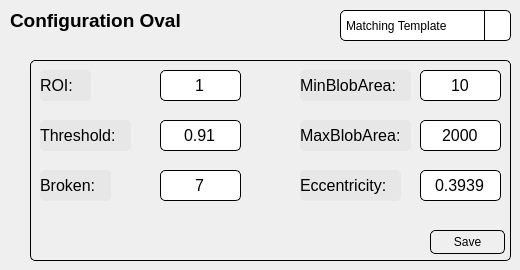
       <widget class="QWidget" name="page_0">
        <widget class="QComboBox" name="comboBox_oval">
         <property name="geometry">
          <rect>
           <x>340</x>
           <y>10</y>
           <width>171</width>
           <height>31</height>
          </rect>
         </property>
         <property name="styleSheet">
          <string notr="true">QComboBox {
                border: 1px solid ;
                border-radius: 5px;
                padding: 5px;
                min-width: 6em;
                background-color: none;
            }

            QComboBox:hover {
                background-color: #cae1ff;
    			border: 1px solid #0066cc; /* Blue border for button hover */
            }

            QComboBox::drop-down {
                subcontrol-origin: padding;
                subcontrol-position: top right;
                width: 25px;
                border-left: 1px solid;
                border-top-right-radius: 3px;
                border-bottom-right-radius: 3px;
            }

            QComboBox::down-arrow {
				image: url(D:/Pharma3/icon/icons8-arrow-down);
                width: 14px;
                height: 14px;
				margin-top: 2px;    
            }

          </string>
         </property>
         <item>
          <property name="text">
           <string>Matching Template</string>
          </property>
         </item>
         <item>
          <property name="text">
           <string>Check Crack</string>
          </property>
         </item>
         <item>
          <property name="text">
           <string>Check Blob</string>
          </property>
         </item>
         <item>
          <property name="text">
           <string>Check Oval</string>
          </property>
         </item>
         <item>
          <property name="text">
           <string>Final</string>
          </property>
         </item>
        </widget>
        <widget class="QLabel" name="label_3">
         <property name="geometry">
          <rect>
           <x>10</x>
           <y>0</y>
           <width>191</width>
           <height>41</height>
          </rect>
         </property>
         <property name="font">
          <font>
           <pointsize>14</pointsize>
           <bold>true</bold>
          </font>
         </property>
         <property name="styleSheet">
          <string notr="true">background-color: none;
color: rgb(0, 0, 0);
border: none;</string>
         </property>
         <property name="text">
          <string>Configuration Oval</string>
         </property>
         <property name="alignment">
          <set>Qt::AlignLeading|Qt::AlignLeft|Qt::AlignVCenter</set>
         </property>
        </widget>
        <widget class="QWidget" name="widget_0" native="true">
         <property name="geometry">
          <rect>
           <x>30</x>
           <y>60</y>
           <width>481</width>
           <height>201</height>
          </rect>
         </property>
         <property name="styleSheet">
          <string notr="true">border-radius: 5px;
border: 0.5px solid rgb(0, 0, 0)</string>
         </property>
         <widget class="QLineEdit" name="Eccentricity_0">
          <property name="enabled">
           <bool>true</bool>
          </property>
          <property name="geometry">
           <rect>
            <x>390</x>
            <y>110</y>
            <width>81</width>
            <height>31</height>
           </rect>
          </property>
          <property name="font">
           <font>
            <pointsize>12</pointsize>
            <bold>false</bold>
           </font>
          </property>
          <property name="styleSheet">
           <string notr="true">border: 1px solid rgb(0, 0, 0);</string>
          </property>
          <property name="text">
           <string>0.3939</string>
          </property>
          <property name="alignment">
           <set>Qt::AlignCenter</set>
          </property>
         </widget>
         <widget class="QLineEdit" name="Threshold_0">
          <property name="enabled">
           <bool>true</bool>
          </property>
          <property name="geometry">
           <rect>
            <x>130</x>
            <y>60</y>
            <width>81</width>
            <height>31</height>
           </rect>
          </property>
          <property name="font">
           <font>
            <pointsize>12</pointsize>
            <bold>false</bold>
           </font>
          </property>
          <property name="styleSheet">
           <string notr="true">border: 1px solid rgb(0, 0, 0);</string>
          </property>
          <property name="text">
           <string>0.91</string>
          </property>
          <property name="alignment">
           <set>Qt::AlignCenter</set>
          </property>
         </widget>
         <widget class="QLabel" name="label_17">
          <property name="geometry">
           <rect>
            <x>10</x>
            <y>60</y>
            <width>91</width>
            <height>31</height>
           </rect>
          </property>
          <property name="font">
           <font>
            <pointsize>12</pointsize>
            <bold>false</bold>
           </font>
          </property>
          <property name="styleSheet">
           <string notr="true">border: none;
background-color: #e7e7e7;
color: rgb(0, 0, 0);</string>
          </property>
          <property name="text">
           <string>Threshold:</string>
          </property>
         </widget>
         <widget class="QLabel" name="label_16">
          <property name="geometry">
           <rect>
            <x>10</x>
            <y>110</y>
            <width>71</width>
            <height>31</height>
           </rect>
          </property>
          <property name="font">
           <font>
            <pointsize>12</pointsize>
            <bold>false</bold>
           </font>
          </property>
          <property name="styleSheet">
           <string notr="true">border: none;
background-color: #e7e7e7;
color: rgb(0, 0, 0);</string>
          </property>
          <property name="text">
           <string>Broken:</string>
          </property>
         </widget>
         <widget class="QLineEdit" name="Broken_0">
          <property name="enabled">
           <bool>true</bool>
          </property>
          <property name="geometry">
           <rect>
            <x>130</x>
            <y>110</y>
            <width>81</width>
            <height>31</height>
           </rect>
          </property>
          <property name="font">
           <font>
            <pointsize>12</pointsize>
            <bold>false</bold>
           </font>
          </property>
          <property name="styleSheet">
           <string notr="true">border: 1px solid rgb(0, 0, 0);</string>
          </property>
          <property name="text">
           <string>7</string>
          </property>
          <property name="alignment">
           <set>Qt::AlignCenter</set>
          </property>
         </widget>
         <widget class="QLabel" name="label_19">
          <property name="geometry">
           <rect>
            <x>270</x>
            <y>110</y>
            <width>101</width>
            <height>31</height>
           </rect>
          </property>
          <property name="font">
           <font>
            <pointsize>12</pointsize>
            <bold>false</bold>
           </font>
          </property>
          <property name="styleSheet">
           <string notr="true">border: none;
background-color: #e7e7e7;
color: rgb(0, 0, 0);</string>
          </property>
          <property name="text">
           <string>Eccentricity:</string>
          </property>
         </widget>
         <widget class="QLineEdit" name="ROI_0">
          <property name="enabled">
           <bool>true</bool>
          </property>
          <property name="geometry">
           <rect>
            <x>130</x>
            <y>10</y>
            <width>81</width>
            <height>31</height>
           </rect>
          </property>
          <property name="font">
           <font>
            <pointsize>12</pointsize>
            <bold>false</bold>
           </font>
          </property>
          <property name="styleSheet">
           <string notr="true">border: 1px solid rgb(0, 0, 0);</string>
          </property>
          <property name="text">
           <string>1</string>
          </property>
          <property name="alignment">
           <set>Qt::AlignCenter</set>
          </property>
         </widget>
         <widget class="QLabel" name="label_25">
          <property name="geometry">
           <rect>
            <x>10</x>
            <y>10</y>
            <width>51</width>
            <height>31</height>
           </rect>
          </property>
          <property name="font">
           <font>
            <pointsize>12</pointsize>
            <bold>false</bold>
           </font>
          </property>
          <property name="styleSheet">
           <string notr="true">border: none;
background-color: #e7e7e7;
color: rgb(0, 0, 0);</string>
          </property>
          <property name="text">
           <string>ROI:</string>
          </property>
         </widget>
         <widget class="QPushButton" name="save0">
          <property name="geometry">
           <rect>
            <x>400</x>
            <y>170</y>
            <width>75</width>
            <height>24</height>
           </rect>
          </property>
          <property name="styleSheet">
           <string notr="true">QPushButton:hover {
                background-color: #cae1ff;
                border: 1px solid #0066cc;; /* Blue border for button hover */
            }</string>
          </property>
          <property name="text">
           <string>Save</string>
          </property>
         </widget>
         <widget class="QLabel" name="label_34">
          <property name="geometry">
           <rect>
            <x>270</x>
            <y>10</y>
            <width>111</width>
            <height>31</height>
           </rect>
          </property>
          <property name="font">
           <font>
            <pointsize>12</pointsize>
            <bold>false</bold>
           </font>
          </property>
          <property name="styleSheet">
           <string notr="true">border: none;
background-color: #e7e7e7;
color: rgb(0, 0, 0);</string>
          </property>
          <property name="text">
           <string>MinBlobArea:</string>
          </property>
         </widget>
         <widget class="QLineEdit" name="maxBlob_0">
          <property name="enabled">
           <bool>true</bool>
          </property>
          <property name="geometry">
           <rect>
            <x>390</x>
            <y>60</y>
            <width>81</width>
            <height>31</height>
           </rect>
          </property>
          <property name="font">
           <font>
            <pointsize>12</pointsize>
            <bold>false</bold>
           </font>
          </property>
          <property name="styleSheet">
           <string notr="true">border: 1px solid rgb(0, 0, 0);</string>
          </property>
          <property name="text">
           <string>2000</string>
          </property>
          <property name="alignment">
           <set>Qt::AlignCenter</set>
          </property>
         </widget>
         <widget class="QLineEdit" name="minBlob_0">
          <property name="enabled">
           <bool>true</bool>
          </property>
          <property name="geometry">
           <rect>
            <x>390</x>
            <y>10</y>
            <width>81</width>
            <height>31</height>
           </rect>
          </property>
          <property name="font">
           <font>
            <pointsize>12</pointsize>
            <bold>false</bold>
           </font>
          </property>
          <property name="styleSheet">
           <string notr="true">border: 1px solid rgb(0, 0, 0);</string>
          </property>
          <property name="text">
           <string>10</string>
          </property>
          <property name="alignment">
           <set>Qt::AlignCenter</set>
          </property>
         </widget>
         <widget class="QLabel" name="label_33">
          <property name="geometry">
           <rect>
            <x>270</x>
            <y>60</y>
            <width>111</width>
            <height>31</height>
           </rect>
          </property>
          <property name="font">
           <font>
            <pointsize>12</pointsize>
            <bold>false</bold>
           </font>
          </property>
          <property name="styleSheet">
           <string notr="true">border: none;
background-color: #e7e7e7;
color: rgb(0, 0, 0);</string>
          </property>
          <property name="text">
           <string>MaxBlobArea:</string>
          </property>
         </widget>
        </widget>
       </widget>
